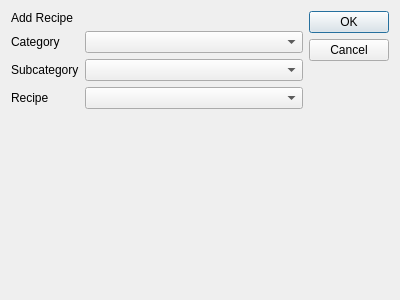
<?xml version="1.0" encoding="UTF-8"?>
<ui version="4.0">
 <class>MenuDialog</class>
 <widget class="QDialog" name="MenuDialog">
  <property name="geometry">
   <rect>
    <x>0</x>
    <y>0</y>
    <width>400</width>
    <height>300</height>
   </rect>
  </property>
  <property name="windowTitle">
   <string>Add Recipe</string>
  </property>
  <layout class="QHBoxLayout" name="horizontalLayout">
   <item>
    <layout class="QFormLayout" name="formLayout">
     <property name="fieldGrowthPolicy">
      <enum>QFormLayout::AllNonFixedFieldsGrow</enum>
     </property>
     <item row="1" column="0">
      <widget class="QLabel" name="menurec_cat_tag">
       <property name="text">
        <string>Category</string>
       </property>
      </widget>
     </item>
     <item row="1" column="1">
      <widget class="QComboBox" name="menurec_cat"/>
     </item>
     <item row="2" column="0">
      <widget class="QLabel" name="menurec_subcat_tag">
       <property name="text">
        <string>Subcategory</string>
       </property>
      </widget>
     </item>
     <item row="2" column="1">
      <widget class="QComboBox" name="menurec_subcat"/>
     </item>
     <item row="3" column="0">
      <widget class="QLabel" name="menurec_rec_tag">
       <property name="text">
        <string>Recipe</string>
       </property>
      </widget>
     </item>
     <item row="3" column="1">
      <widget class="QComboBox" name="menurec_rec"/>
     </item>
     <item row="0" column="0">
      <widget class="QLabel" name="label">
       <property name="text">
        <string>Add Recipe</string>
       </property>
      </widget>
     </item>
    </layout>
   </item>
   <item>
    <widget class="QDialogButtonBox" name="buttonBox">
     <property name="orientation">
      <enum>Qt::Vertical</enum>
     </property>
     <property name="standardButtons">
      <set>QDialogButtonBox::Cancel|QDialogButtonBox::Ok</set>
     </property>
    </widget>
   </item>
  </layout>
 </widget>
 <resources/>
 <connections>
  <connection>
   <sender>buttonBox</sender>
   <signal>accepted()</signal>
   <receiver>MenuDialog</receiver>
   <slot>accept()</slot>
   <hints>
    <hint type="sourcelabel">
     <x>248</x>
     <y>254</y>
    </hint>
    <hint type="destinationlabel">
     <x>157</x>
     <y>274</y>
    </hint>
   </hints>
  </connection>
  <connection>
   <sender>buttonBox</sender>
   <signal>rejected()</signal>
   <receiver>MenuDialog</receiver>
   <slot>reject()</slot>
   <hints>
    <hint type="sourcelabel">
     <x>316</x>
     <y>260</y>
    </hint>
    <hint type="destinationlabel">
     <x>286</x>
     <y>274</y>
    </hint>
   </hints>
  </connection>
 </connections>
</ui>
